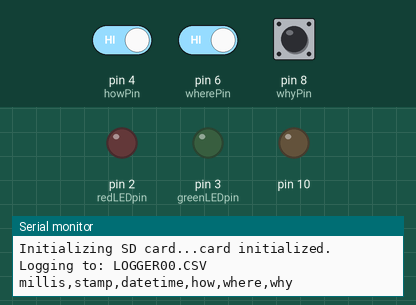
The sketch below on a simulated Arduino Uno, built with avr-gcc and run on an emulated ATmega328P. Shown: output pins drawn as LEDs (lit = HIGH), the last lines printed to the serial monitor. Inputs (shaded band) come from the test bench; at power-on: pin 4 (howPin) HIGH, pin 6 (wherePin) HIGH, pin 8 (whyPin) HIGH. The local clock reads 2024-03-15 10:24:30 at power-on unless the sketch sets it; storage starts empty.

Above: at 1.2 s.
1.3 s: pin 4 (howPin) driven LOW
At 1.8 s:
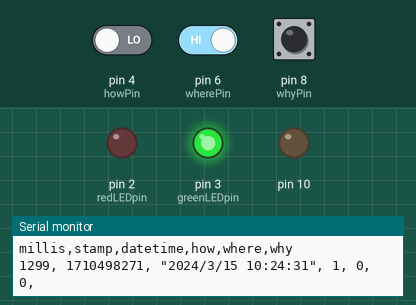
4.3 s: pin 4 (howPin) driven HIGH
At 5.5 s:
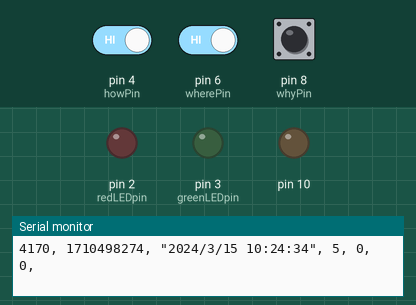
6.3 s: pin 6 (wherePin) driven LOW
At 6.8 s:
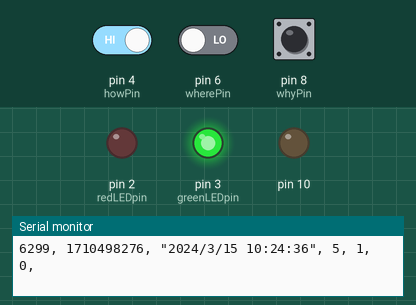
Timing chart, 0 to 15.3 s (numbered marks = the images above; inputs shaded):
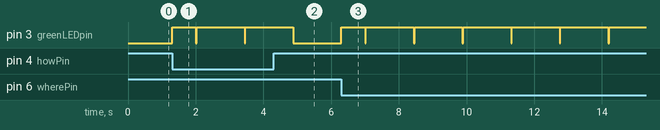

Measured:
- after the input at 1.3 s, pin 3 (greenLEDpin): goes HIGH 0.71 s, LOW 0.02 s, HIGH 1.4 s, LOW 0.02 s, then HIGH, starting at once
- after the input at 4.3 s, pin 3 (greenLEDpin): goes on until 4.9 s, then stays LOW
- after the input at 6.3 s, pin 3 (greenLEDpin): LOW → HIGH at once, then repeats every 1.4 s: LOW 0.02 s, HIGH 1.4 s

The sketch:

Quantified_Andrew_V2.ino
```cpp
#include <SD.h>
#include <Wire.h>
#include "RTClib.h"


#define LOG_INTERVAL 1000 // mills between entries (reduce to take more/faster data)

#define SYNC_INTERVAL 1000 // mills between calls to flush() - to write data to the card
uint32_t syncTime = 0; // time of last sync()

#define ECHO_TO_SERIAL 1 // echo data to serial port
#define WAIT_TO_START 0 // Wait for serial input in setup()

// the digital pins that connect to the LEDs
#define redLEDpin 2
#define greenLEDpin 3

// The analog pins that connect to the sensors
#define photocellPin 0 // analog 0
#define tempPin 1 // analog 1
#define BANDGAPREF 14 // special indicator that we want to measure the bandgap

#define aref_voltage 3.3 // we tie 3.3V to ARef and measure it with a multimeter!
#define bandgap_voltage 1.1 // this is not super guaranteed but its not -too- off

RTC_DS1307 RTC; // define the Real Time Clock object

// for the data logging shield, we use digital pin 10 for the SD cs line
const int chipSelect = 10;

const int howPin = 4;
const int wherePin = 6;
const int whyPin = 8;
int howNumber = 0, whereNumber = 0, whyNumber = 0;
int how, where, why;

// the logging file
File logfile;

void error(char *str)
{
  Serial.print("error: ");
  Serial.println(str);

  // red LED indicates error
  digitalWrite(redLEDpin, HIGH);

  while(1);
}

void setup(void)
{
  Serial.begin(9600);
  Serial.println();

  // use debugging LEDs
  pinMode(redLEDpin, OUTPUT);
  pinMode(greenLEDpin, OUTPUT);
  pinMode(howPin, INPUT);
  pinMode(wherePin, INPUT);
  pinMode(whyPin, INPUT);

#if WAIT_TO_START
  Serial.println("Type any character to start");
  while (!Serial.available());
#endif //WAIT_TO_START

  // initialize the SD card
  Serial.print("Initializing SD card...");
  // make sure that the default chip select pin is set to
  // output, even if you don't use it:
  pinMode(10, OUTPUT);

  // see if the card is present and can be initialized:
  if (!SD.begin(chipSelect)) {
    error("Card failed, or not present");
  }
  Serial.println("card initialized.");

  // create a new file
  char filename[] = "LOGGER00.CSV";
  for (uint8_t i = 0; i < 100; i++) {
    filename[6] = i/10 + '0';
    filename[7] = i%10 + '0';
    if (! SD.exists(filename)) {
      // only open a new file if it doesn't exist
      logfile = SD.open(filename, FILE_WRITE);
      break; // leave the loop!
    }
  }

  if (! logfile) {
    error("couldnt create file");
  }

  Serial.print("Logging to: ");
  Serial.println(filename);

  // connect to RTC
  Wire.begin();
  if (!RTC.begin()) {
    logfile.println("RTC failed");
#if ECHO_TO_SERIAL
    Serial.println("RTC failed");
#endif //ECHO_TO_SERIAL
  }


  logfile.println("millis,stamp,datetime,how,where,why");
#if ECHO_TO_SERIAL
  Serial.println("millis,stamp,datetime,how,where,why");
#endif //ECHO_TO_SERIAL

  // If you want to set the aref to something other than 5v
  analogReference(EXTERNAL);
}

void loop(void)
{
  DateTime now;
  readSwitches();
  if(how == LOW || why == LOW || where == LOW){
    digitalWrite(greenLEDpin, HIGH);
    if(how == LOW) howNumber++;
    if(why == LOW) whyNumber++;
    if(where == LOW) whereNumber++;
    // log milliseconds since starting
    uint32_t m = millis();
    logfile.print(m); // milliseconds since start
    logfile.print(", ");
#if ECHO_TO_SERIAL
    Serial.print(m); // milliseconds since start
    Serial.print(", ");
#endif

    // fetch the time
    now = RTC.now();
    // log time
    logfile.print(now.unixtime()); // seconds since 1/1/1970
    logfile.print(", ");
    logfile.print('"');
    logfile.print(now.year(), DEC);
    logfile.print("/");
    logfile.print(now.month(), DEC);
    logfile.print("/");
    logfile.print(now.day(), DEC);
    logfile.print(" ");
    logfile.print(now.hour(), DEC);
    logfile.print(":");
    logfile.print(now.minute(), DEC);
    logfile.print(":");
    logfile.print(now.second(), DEC);
    logfile.print('"');
#if ECHO_TO_SERIAL
    Serial.print(now.unixtime()); // seconds since 1/1/1970
    Serial.print(", ");
    Serial.print('"');
    Serial.print(now.year(), DEC);
    Serial.print("/");
    Serial.print(now.month(), DEC);
    Serial.print("/");
    Serial.print(now.day(), DEC);
    Serial.print(" ");
    Serial.print(now.hour(), DEC);
    Serial.print(":");
    Serial.print(now.minute(), DEC);
    Serial.print(":");
    Serial.print(now.second(), DEC);
    Serial.print('"');
#endif //ECHO_TO_SERIAL
    logfile.print(", ");
    logfile.print(howNumber);
    logfile.print(", ");
    logfile.print(whereNumber);
    logfile.print(", ");
    logfile.print(whyNumber);


#if ECHO_TO_SERIAL
    Serial.print(", ");
    Serial.print(howNumber);
    Serial.print(", ");
    Serial.print(whereNumber);
    Serial.print(", ");
    Serial.print(whyNumber);

#endif //ECHO_TO_SERIAL

    logfile.print(", ");

#if ECHO_TO_SERIAL
    Serial.print(", ");

#endif // ECHO_TO_SERIAL

    logfile.println();
#if ECHO_TO_SERIAL
    Serial.println();
#endif // ECHO_TO_SERIAL
    delay(700);
    digitalWrite(greenLEDpin, LOW);
  }
  // Now we write data to disk! Don't sync too often - requires 2048 bytes of I/O to SD card
  // which uses a bunch of power and takes time
  if ((millis() - syncTime) < SYNC_INTERVAL) return;
  syncTime = millis();

  // blink LED to show we are syncing data to the card & updating FAT!
  digitalWrite(redLEDpin, HIGH);
  logfile.flush();
  digitalWrite(redLEDpin, LOW);
  delay(20);
}

void readSwitches(){
  why = digitalRead(whyPin);
  how = digitalRead(howPin);
  where = digitalRead(wherePin);
}
```
